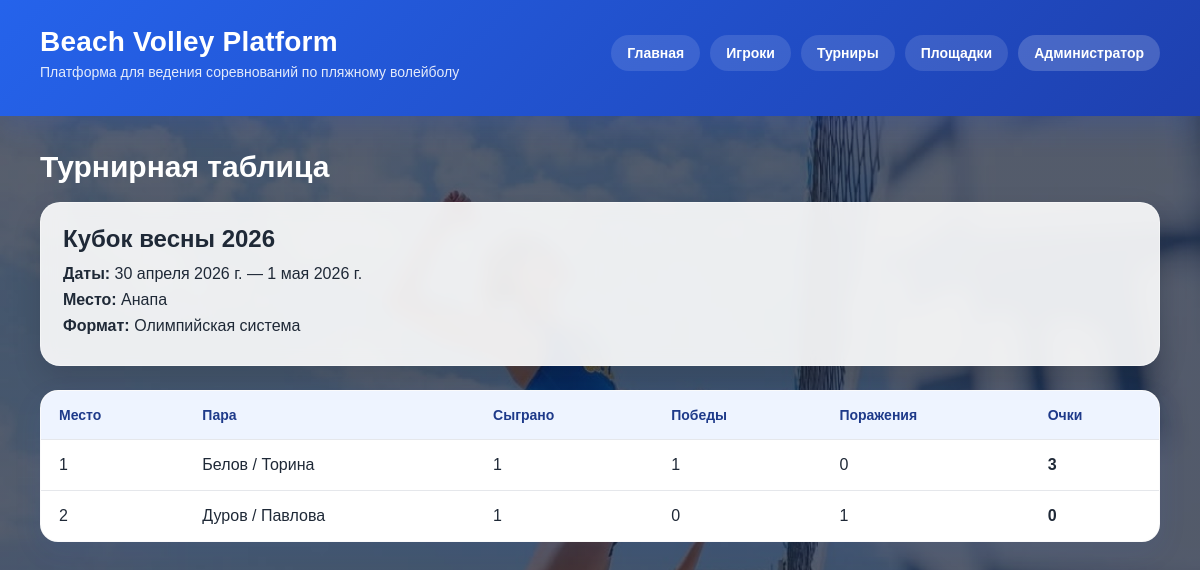
The page /standings/ on the database its author committed.
### tournament/models.py (models this page shows, shortened)
class Tournament(models.Model):
    FORMAT_CHOICES = [
        ('single_elim', 'Олимпийская система'),
        ('double_elim', 'До двух поражений'),
    ]
    name = models.CharField('Название турнира', max_length=200)
    start_date = models.DateField('Дата начала')
    end_date = models.DateField('Дата окончания')
    location = models.CharField('Место проведения', max_length=255, blank=True)
    format_type = models.CharField('Формат турнира', max_length=30, choices=FORMAT_CHOICES)
    video_link = models.URLField('Ссылка на видео', blank=True)
    photo_album_link = models.URLField('Ссылка на фотоальбом', blank=True)
    BRACKET_SIZE_CHOICES = [
    (6, '6 команд'),
    (8, '8 команд'),
    (10, '10 команд'),
    (12, '12 команд'),
    (16, '16 команд'),
    (24, '24 команды'),
    (32, '32 команды'),
]
    bracket_size = models.PositiveIntegerField(
        'Размер сетки',
        choices=BRACKET_SIZE_CHOICES,
        null=True,
        blank=True
    )
    bracket_data = models.JSONField(
        'Данные сетки',
        default=dict,
        blank=True
    )
    class Meta:
        verbose_name = 'Турнир'
        verbose_name_plural = 'Турниры'

class TournamentPair(models.Model):
    tournament = models.ForeignKey(
        Tournament,
        on_delete=models.CASCADE,
        related_name='pairs',
        verbose_name='Турнир'
    )
    group = models.ForeignKey(
        TournamentGroup,
        on_delete=models.SET_NULL,
        null=True,
        blank=True,
        related_name='pairs',
        verbose_name='Группа'
    )
    player1 = models.ForeignKey(
        Player,
        on_delete=models.CASCADE,
        related_name='pairs_as_player1',
        verbose_name='Первый игрок'
    )
    player2 = models.ForeignKey(
        Player,
        on_delete=models.CASCADE,
        related_name='pairs_as_player2',
        verbose_name='Второй игрок'
    )
    class Meta:
        verbose_name = 'Пара турнира'
        verbose_name_plural = 'Пары турнира'
        unique_together = ('tournament', 'player1', 'player2')
    def __str__(self):
        return f'{self.player1.first_name} / {self.player2.first_name}'

class Player(models.Model):
    first_name = models.CharField('Имя', max_length=100)
    last_name = models.CharField('Фамилия', max_length=100)
    age = models.PositiveIntegerField('Возраст', null=True, blank=True)
    volleyball_experience = models.PositiveIntegerField('Стаж в волейболе', null=True, blank=True)
    beach_experience = models.PositiveIntegerField('Стаж в пляжном волейболе', null=True, blank=True)
    photo = models.ImageField('Фотография', upload_to='players/', null=True, blank=True)
    class Meta:
        verbose_name = 'Игрок'
        verbose_name_plural = 'Игроки'

### tournament/views.py (the view)
# urls.py: path('standings/', views.standings, name='standings'),
def standings(request):
    tournaments = Tournament.objects.all()
    selected_tournament = tournaments.first()
    table = []
    if selected_tournament:
        pairs = TournamentPair.objects.filter(tournament=selected_tournament)
        for pair in pairs:
            played = wins = losses = points = 0
            matches = Match.objects.filter(tournament=selected_tournament, status='finished').filter(pair1=pair) \
                | Match.objects.filter(tournament=selected_tournament, status='finished').filter(pair2=pair)
            for match in matches:
                played += 1
                if match.winner == pair:
                    wins += 1; points += 3
                elif match.winner is not None:
                    losses += 1
            table.append({'pair': pair, 'played': played, 'wins': wins, 'losses': losses, 'points': points})
        table = sorted(table, key=lambda x: (-x['points'], -x['wins'], x['losses']))
        for i, row in enumerate(table, start=1):
            row['place'] = i
    return render(request, 'tournament/standings.html', {
        'tournaments': tournaments, 'selected_tournament': selected_tournament, 'table': table,
    })

### tournament/templates/tournament/standings.html (shortened to what this page needs)
{% extends 'tournament/base.html' %}
{% block content %}
<h1 class="section-title">Турнирная таблица</h1>
{% if selected_tournament %}
    <div class="card" style="margin-bottom: 24px;">
        <h2>{{ selected_tournament.name }}</h2>
        <p><strong>Даты:</strong> {{ selected_tournament.start_date }} — {{ selected_tournament.end_date }}</p>
        <p><strong>Место:</strong> {{ selected_tournament.location }}</p>
        <p><strong>Формат:</strong> {{ selected_tournament.get_format_type_display }}</p>
    </div>
{% endif %}
<div class="table-wrap">
    <table>
        <thead>
            <tr>
                <th>Место</th>
                <th>Пара</th>
                <th>Сыграно</th>
                <th>Победы</th>
                <th>Поражения</th>
                <th>Очки</th>
            </tr>
        </thead>
        <tbody>
            {% for row in table %}
            <tr>
                <td>{{ row.place }}</td>
                <td>{{ row.pair }}</td>
                <td>{{ row.played }}</td>
                <td>{{ row.wins }}</td>
                <td>{{ row.losses }}</td>
                <td><strong>{{ row.points }}</strong></td>
            </tr>
            {% empty %}
            <tr>
                <td colspan="6">Нет данных для таблицы.</td>
            </tr>
            {% endfor %}
        </tbody>
    </table>
</div>
{% endblock %}

### rows shown on the page
Tournament: name "Кубок весны 2026", start_date "30 апреля 2026 г.", end_date "1 мая 2026 г.", location "Анапа", format_type "Олимпийская система"
TournamentPair: place "1", pair "Белов / Торина", played "1", wins "1", losses "0", points "3"
TournamentPair: place "2", pair "Дуров / Павлова", played "1", wins "0", losses "1", points "0"
